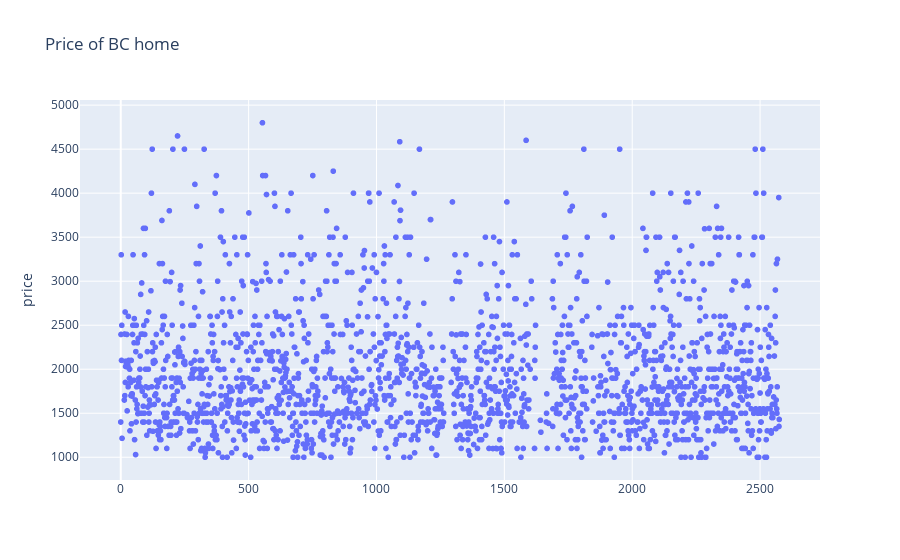

Notebook source saved alongside this figure:
### Code cell
# now its more clean
fig = px.scatter(x=df3.index, y=df3["price"],title="Price of BC home",
                labels={
                    "y" : "price",
                    'x' : " "
                })
fig.show()

### Figure 1 — Plotly figure (JSON) as saved in the notebook; plotly's stock layout.template omitted (floating-point values rounded to 4 significant figures; data arrays with more than 128 entries replaced by an {"elided": "..."} marker saying what was removed)
{"data": [{"hovertemplate": " =%{x}<br>price=%{y}<extra></extra>", "legendgroup": "", "marker": {"color": "#636efa", "symbol": "circle"}, "mode": "markers", "name": "", "showlegend": false, "type": "scattergl", "x": {"elided": "1922 int values"}, "xaxis": "x", "y": {"elided": "1922 int values"}, "yaxis": "y"}], "layout": {"legend": {"tracegroupgap": 0}, "title": {"text": "Price of BC home"}, "xaxis": {"anchor": "y", "domain": [0, 1], "title": {"text": " "}}, "yaxis": {"anchor": "x", "domain": [0, 1], "title": {"text": "price"}}}}
